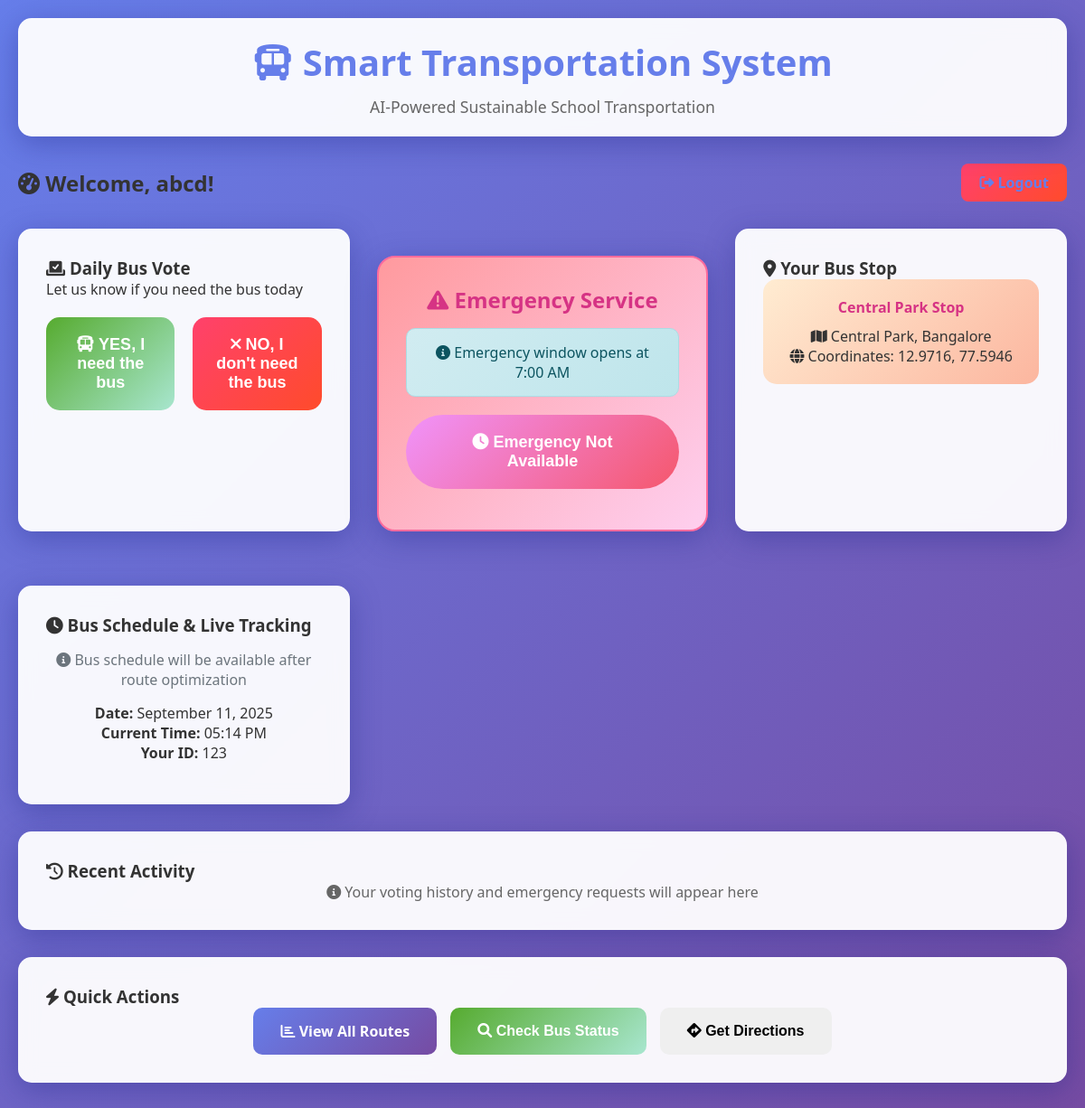
The page /dashboard (signed in) on the database as committed earlier.
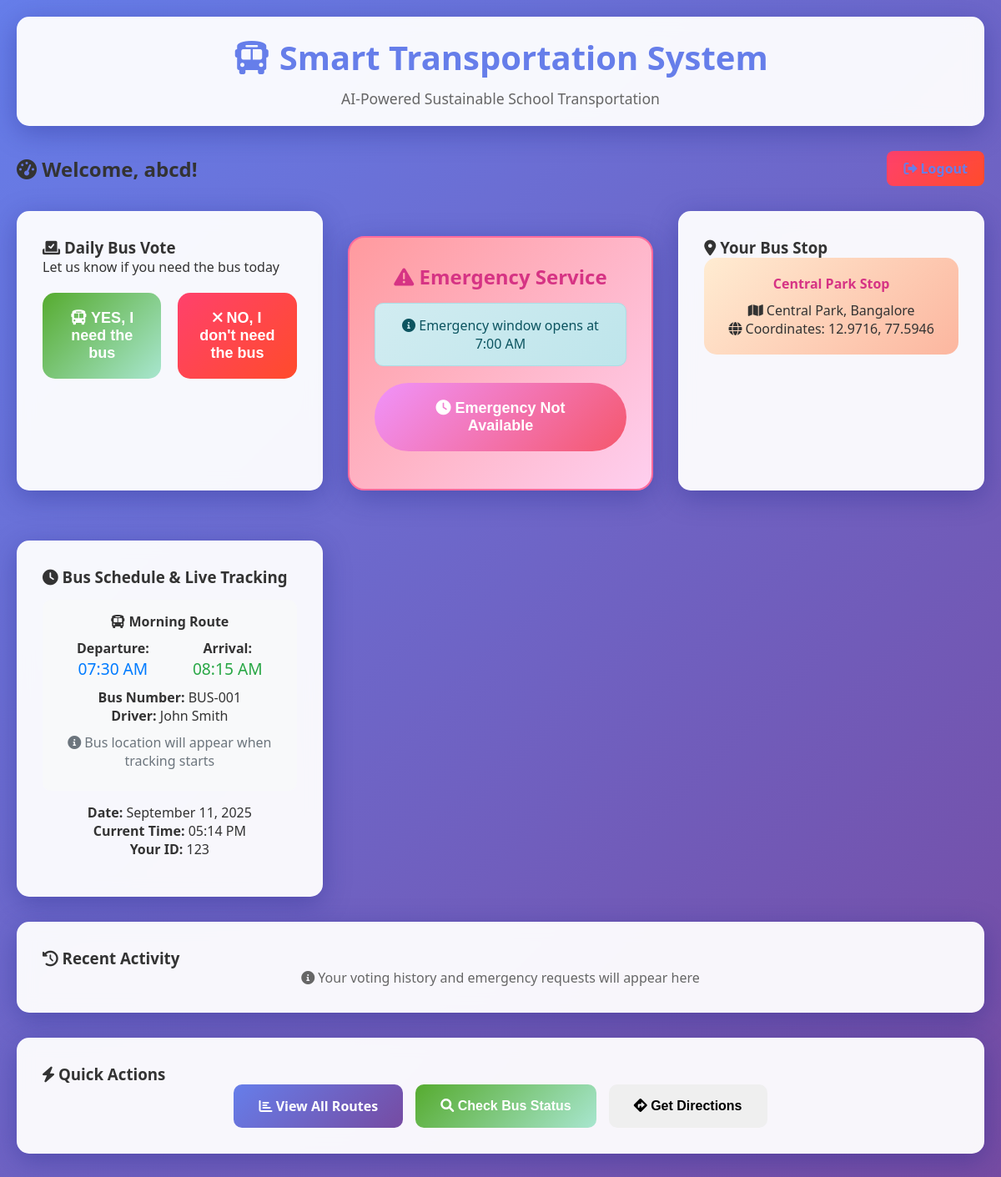
The same page on the database as committed later.
### app.py (models this page shows)
class Student(UserMixin, db.Model):
    id = db.Column(db.Integer, primary_key=True)
    student_id = db.Column(db.String(20), unique=True, nullable=False)
    name = db.Column(db.String(100), nullable=False)
    password_hash = db.Column(db.String(120), nullable=False)
    stop_id = db.Column(db.Integer, db.ForeignKey('bus_stop.id'), nullable=False)
    created_at = db.Column(db.DateTime, default=datetime.utcnow)
    stop = db.relationship('BusStop', backref='students')
    votes = db.relationship('DailyVote', backref='student', lazy=True)
    emergency_requests = db.relationship('EmergencyRequest', backref='student', lazy=True)

class BusStop(db.Model):
    id = db.Column(db.Integer, primary_key=True)
    name = db.Column(db.String(100), nullable=False)
    latitude = db.Column(db.Float, nullable=False)
    longitude = db.Column(db.Float, nullable=False)
    address = db.Column(db.String(200))
    created_at = db.Column(db.DateTime, default=datetime.utcnow)

class BusSchedule(db.Model):
    id = db.Column(db.Integer, primary_key=True)
    route_name = db.Column(db.String(100), nullable=False)
    departure_time = db.Column(db.Time, nullable=False)
    arrival_time = db.Column(db.Time, nullable=False)
    bus_number = db.Column(db.String(20), nullable=False)
    driver_name = db.Column(db.String(100), nullable=False)
    is_active = db.Column(db.Boolean, default=True)
    created_at = db.Column(db.DateTime, default=datetime.utcnow)

### app.py (the view)
@app.route('/dashboard')
@login_required
def dashboard():
    today = datetime.now().date()
    now = datetime.now()
    today_vote = DailyVote.query.filter_by(
        student_id=current_user.id,
        vote_date=today
    ).first()
    emergency_active = False
    current_time = now.time()
    if current_time >= datetime.strptime("07:00", "%H:%M").time() and \
       current_time <= datetime.strptime("07:30", "%H:%M").time():
        emergency_active = True
    user_stop = BusStop.query.get(current_user.stop_id)
    bus_schedule = BusSchedule.query.filter_by(is_active=True).first()
    bus_location = BusLocation.query.order_by(BusLocation.timestamp.desc()).first()
    return render_template('dashboard.html',
                         current_user=current_user,
                         today_vote=today_vote,
                         emergency_active=emergency_active,
                         user_stop=user_stop,
                         now=now,
                         bus_schedule=bus_schedule,
                         bus_location=bus_location)

### app.py (called while the page is built)
@login_manager.user_loader
def load_user(user_id):
    return Student.query.get(int(user_id))

### templates/dashboard.html (shortened to what this page needs)
{% extends "base.html" %}
{% block content %}
<div class="nav">
    <h2><i class="fas fa-tachometer-alt"></i> Welcome, {{ current_user.name }}!</h2>
    <a href="{{ url_for('logout') }}" class="btn btn-danger">
        <i class="fas fa-sign-out-alt"></i> Logout
    </a>
</div>
<div class="dashboard-grid">
    <div class="card">
        <h3><i class="fas fa-vote-yea"></i> Daily Bus Vote</h3>
        <p>Let us know if you need the bus today</p>
        {% if today_vote %}
            <div class="alert alert-success">
                <i class="fas fa-check-circle"></i>
                You voted: <strong>{{ 'YES' if today_vote.needs_bus else 'NO' }}</strong> for bus today
            </div>
            <p><small>Voted at: {{ today_vote.voted_at.strftime('%I:%M %p') }}</small></p>
        {% else %}
            <form method="POST" action="{{ url_for('vote') }}">
                <div class="vote-buttons">
                    <button type="submit" name="needs_bus" value="yes" class="btn btn-success vote-btn">
                        <i class="fas fa-bus"></i> YES, I need the bus
                    </button>
                    <button type="submit" name="needs_bus" value="no" class="btn btn-danger vote-btn">
                        <i class="fas fa-times"></i> NO, I don't need the bus
                    </button>
                </div>
            </form>
        {% endif %}
    </div>
    <div class="card emergency-section {% if emergency_active %}emergency-active{% endif %}">
        <h3><i class="fas fa-exclamation-triangle"></i> Emergency Service</h3>
        {% if emergency_active %}
            <div class="alert alert-danger">
                <i class="fas fa-clock"></i> Emergency window is active (7:00 AM - 7:30 AM)
            </div>
            <button onclick="requestEmergency()" class="btn btn-warning">
                <i class="fas fa-bell"></i> Request Emergency Bus
            </button>
            <p><small>Click if you missed your regular bus</small></p>
        {% else %}
            <div class="alert alert-info">
                <i class="fas fa-info-circle"></i> Emergency window opens at 7:00 AM
            </div>
            <button class="btn btn-warning" disabled>
                <i class="fas fa-clock"></i> Emergency Not Available
            </button>
        {% endif %}
    </div>
    <div class="card">
        <h3><i class="fas fa-map-marker-alt"></i> Your Bus Stop</h3>
        <div class="stop-info">
            <h4>{{ user_stop.name }}</h4>
            <p><i class="fas fa-map"></i> {{ user_stop.address }}</p>
            <p><i class="fas fa-globe"></i> Coordinates: {{ "%.4f"|format(user_stop.latitude) }}, {{ "%.4f"|format(user_stop.longitude) }}</p>
        </div>
    </div>
    <div class="card">
        <h3><i class="fas fa-clock"></i> Bus Schedule & Live Tracking</h3>
        <div style="text-align: center;">
            {% if bus_schedule %}
                <div style="margin: 15px 0; padding: 15px; background: #f8f9fa; border-radius: 10px;">
                    <h4><i class="fas fa-bus"></i> {{ bus_schedule.route_name }}</h4>
                    <div style="display: flex; justify-content: space-around; margin: 10px 0;">
                        <div>
                            <strong>Departure:</strong><br>
                            <span style="font-size: 1.2em; color: #007bff;">{{ bus_schedule.departure_time.strftime('%I:%M %p') }}</span>
                        </div>
                        <div>
                            <strong>Arrival:</strong><br>
                            <span style="font-size: 1.2em; color: #28a745;">{{ bus_schedule.arrival_time.strftime('%I:%M %p') }}</span>
                        </div>
                    </div>
                    <div style="margin: 10px 0;">
                        <strong>Bus Number:</strong> {{ bus_schedule.bus_number }}<br>
                        <strong>Driver:</strong> {{ bus_schedule.driver_name }}
                    </div>
                    {% if bus_location %}
                        <div style="margin: 15px 0; padding: 10px; background: #d4edda; border-radius: 5px;">
                            <strong><i class="fas fa-map-marker-alt"></i> Live Location:</strong><br>
                            <span id="live-location">{{ bus_location.status.title() }}</span><br>
                            <small>Updated: {{ bus_location.timestamp.strftime('%I:%M %p') }}</small>
                        </div>
                    {% else %}
                        <div style="margin: 10px 0; color: #6c757d;">
                            <i class="fas fa-info-circle"></i> Bus location will appear when tracking starts
                        </div>
                    {% endif %}
                </div>
            {% else %}
                <div style="margin: 15px 0; color: #6c757d;">
                    <i class="fas fa-info-circle"></i> Bus schedule will be available after route optimization
                </div>
            {% endif %}
            <div style="margin: 15px 0;">
                <strong>Date:</strong> {{ now.strftime('%B %d, %Y') }}<br>
                <strong>Current Time:</strong> {{ now.strftime('%I:%M %p') }}<br>
                <strong>Your ID:</strong> {{ current_user.student_id }}
            </div>
        </div>
    </div>
</div>
<div class="card">
    <h3><i class="fas fa-history"></i> Recent Activity</h3>
    <div style="text-align: center; color: #666;">
        <i class="fas fa-info-circle"></i>
        Your voting history and emergency requests will appear here
    </div>
</div>
<div class="card">
    <h3><i class="fas fa-bolt"></i> Quick Actions</h3>
    <div style="display: flex; gap: 15px; flex-wrap: wrap; justify-content: center;">
        <a href="{{ url_for('admin_dashboard_secure') }}" class="btn btn-primary">
            <i class="fas fa-chart-bar"></i> View All Routes
        </a>
        <button onclick="checkBusStatus()" class="btn btn-success">
            <i class="fas fa-search"></i> Check Bus Status
        </button>
        <button onclick="getDirections()" class="btn btn-info">
            <i class="fas fa-directions"></i> Get Directions
        </button>
    </div>
</div>
{% endblock %}

### templates/base.html (shortened to what this page needs)
<!DOCTYPE html>
<html lang="en">
<head>
    <link rel="stylesheet" href="{{ url_for('static', filename='css/style.css') }}">
    <link rel="stylesheet" href="https://cdnjs.cloudflare.com/ajax/libs/font-awesome/6.0.0/css/all.min.css">
</head>
<body>
    <div class="container">
        <div class="header">
            <h1><i class="fas fa-bus"></i> Smart Transportation System</h1>
            <p>AI-Powered Sustainable School Transportation</p>
        </div>
        {% block content %}{% endblock %}
    </div>
</body>
</html>

### static/css/style.css (style rules this page uses)
* { margin: 0; padding: 0; box-sizing: border-box; }
body { font-family: 'Segoe UI', Tahoma, Geneva, Verdana, sans-serif; background: linear-gradient(135deg, #667eea 0%, #764ba2 100%); min-height: 100vh; color: #333; }
.container { max-width: 1200px; margin: 0 auto; padding: 20px; }
.header { background: rgba(255, 255, 255, 0.95); backdrop-filter: blur(10px); border-radius: 15px; padding: 20px; margin-bottom: 30px; box-shadow: 0 8px 32px rgba(31, 38, 135, 0.37); border: 1px solid rgba(255, 255, 255, 0.18); }
.header h1 { color: #667eea; text-align: center; font-size: 2.5rem; margin-bottom: 10px; }
.header p { text-align: center; color: #666; font-size: 1.1rem; }
.card { background: rgba(255, 255, 255, 0.95); backdrop-filter: blur(10px); border-radius: 15px; padding: 30px; margin-bottom: 30px; box-shadow: 0 8px 32px rgba(31, 38, 135, 0.37); border: 1px solid rgba(255, 255, 255, 0.18); transition: transform 0.3s ease, box-shadow 0.3s ease; }
.btn { padding: 15px 30px; border: none; border-radius: 10px; font-size: 16px; font-weight: 600; cursor: pointer; transition: all 0.3s ease; text-decoration: none; display: inline-block; text-align: center; }
.btn-primary { background: linear-gradient(135deg, #667eea, #764ba2); color: white; }
.btn-success { background: linear-gradient(135deg, #56ab2f, #a8e6cf); color: white; }
.btn-danger { background: linear-gradient(135deg, #ff416c, #ff4b2b); color: white; }
.btn-warning { background: linear-gradient(135deg, #f093fb, #f5576c); color: white; font-size: 18px; padding: 20px 40px; border-radius: 50px; animation: pulse 2s infinite; }
.vote-buttons { display: flex; gap: 20px; justify-content: center; margin-top: 20px; }
.vote-btn { flex: 1; max-width: 200px; padding: 20px; font-size: 18px; border-radius: 15px; }
.emergency-section { background: linear-gradient(135deg, #ff9a9e, #fecfef); border: 2px solid #ff6b9d; text-align: center; padding: 30px; border-radius: 20px; margin: 30px 0; }
.emergency-section h3 { color: #d63384; margin-bottom: 15px; font-size: 1.5rem; }
.alert { padding: 15px; border-radius: 10px; margin-bottom: 20px; font-weight: 500; }
.alert-info { background: linear-gradient(135deg, #d1ecf1, #bee5eb); border: 1px solid #abdde5; color: #0c5460; }
.dashboard-grid { display: grid; grid-template-columns: repeat(auto-fit, minmax(300px, 1fr)); gap: 30px; margin-top: 30px; }
.stop-info { background: linear-gradient(135deg, #ffecd2, #fcb69f); border-radius: 15px; padding: 20px; text-align: center; }
.stop-info h4 { color: #d63384; margin-bottom: 10px; }
.nav { display: flex; justify-content: space-between; align-items: center; margin-bottom: 20px; }
.nav a { color: #667eea; text-decoration: none; font-weight: 600; padding: 10px 20px; border-radius: 8px; transition: background 0.3s ease; }

Rows that differ between the two databases and show on the page:
added BusSchedule: route_name "Morning Route", departure_time "07:30 AM", arrival_time "08:15 AM", bus_number "BUS-001", driver_name "John Smith"
Other text that changed with them:
text no longer shown: "Bus schedule will be available after route optimization"
text now shown: "Departure: Arrival: Bus Number: Driver: Bus location will appear when tracking starts"
